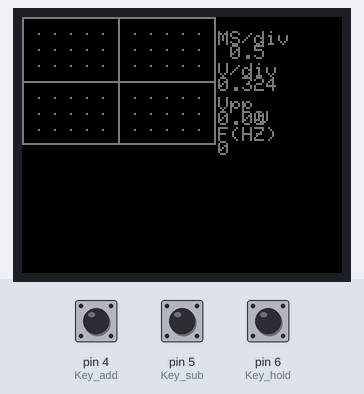
This sketch was run on a simulated Arduino Uno, built with avr-gcc and run on an emulated ATmega328P. Parts: 160×128 colour display. The test bench sets the inputs (shaded band); at power-on: pin 4 (Key_add) HIGH, pin 5 (Key_sub) HIGH, pin 6 (Key_hold) HIGH.

Above: at 2.2 s.
2.3 s: pin 4 (Key_add) pulled LOW for 0.4 s
At 3.5 s:
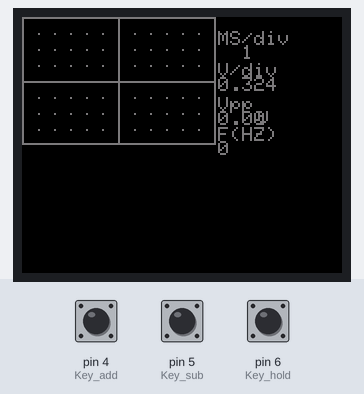
4.2 s: pin 4 (Key_add) pulled LOW for 1 s
Timing chart, 0 to 7.2 s (numbered marks = the images above; inputs shaded):
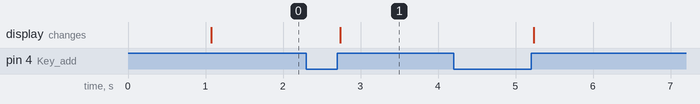

Measured:
- after the input at 2.3 s, the display: changes after 0.44 s (image 1)

The sketch:

nanoOscil.ino
```cpp
#include <TFT.h>
#include <SPI.h>

#define cs 10
#define dc 9
#define rst 8

 int Input = A0;
 int Key_add = 4;
 int Key_sub = 5;
 int Key_hold = 6;
 int x,y;
 int i,i1,i2,V_min,V_max,V_mid,t,t0,t1,sta,Key=5,hold=0;
 long Freq;
 float Vpp;
 int Y[96];
 int Buffer[192];
 TFT screen = TFT(cs, dc, rst);
 char TEXTE[5];

 const uint8_t L[] PROGMEM = {

0x00, 0x00, 0x00, 0x00, 0x00, 0x00, 0x00, 0x00, 0x00, 0x00, 0x00, 0x00, 0x00, 0x00, 0x00, 0x00,
0x00, 0x00, 0x00, 0x00, 0x00, 0x00, 0x00, 0x00, 0x00, 0x00, 0x00, 0x00, 0x00, 0x00, 0x00, 0x00,
0x00, 0x00, 0x00, 0x00, 0x00, 0x00, 0x00, 0x00, 0x00, 0x00, 0x00, 0x00, 0x00, 0x00, 0x00, 0x00,
0x00, 0x00, 0x7F, 0xFF, 0xFF, 0xFF, 0xFF, 0xFF, 0xFF, 0xFF, 0xFF, 0xFF, 0xFF, 0xFE, 0x00, 0x00,
0x00, 0x0F, 0x80, 0x00, 0x00, 0x00, 0x00, 0x00, 0x00, 0x00, 0x00, 0x00, 0x00, 0x01, 0xE0, 0x00,
0x00, 0x30, 0x00, 0x00, 0x00, 0x00, 0x00, 0x00, 0x00, 0x00, 0x00, 0x00, 0x00, 0x00, 0x1C, 0x00,
0x00, 0xC0, 0x00, 0x00, 0x00, 0x00, 0x00, 0x00, 0x00, 0x00, 0x00, 0x00, 0x00, 0x00, 0x03, 0x00,
0x03, 0x00, 0x00, 0x00, 0x00, 0x00, 0x00, 0x00, 0x00, 0x00, 0x00, 0x00, 0x00, 0x00, 0x00, 0x80,
0x04, 0x00, 0x00, 0x00, 0x00, 0x00, 0x00, 0x00, 0x00, 0x00, 0x00, 0x00, 0x00, 0x00, 0x00, 0x60,
0x08, 0x00, 0x00, 0x00, 0x00, 0x00, 0x00, 0x00, 0x00, 0x00, 0x00, 0x00, 0x00, 0x00, 0x00, 0x20,
0x08, 0x00, 0x00, 0x00, 0x00, 0x00, 0x00, 0x00, 0x00, 0x00, 0x00, 0x00, 0x00, 0x00, 0x00, 0x10,
0x10, 0x00, 0x00, 0x00, 0x00, 0x00, 0x00, 0x00, 0x00, 0x00, 0x00, 0x00, 0x00, 0x00, 0x00, 0x10,
0x10, 0x00, 0x00, 0x00, 0x00, 0x00, 0x00, 0x00, 0x00, 0x00, 0x00, 0x00, 0x00, 0x00, 0x00, 0x08,
0x10, 0x00, 0x00, 0x00, 0x00, 0x00, 0x00, 0x00, 0x00, 0x00, 0x00, 0x00, 0x00, 0x00, 0x00, 0x08,
0x10, 0x00, 0x00, 0x00, 0x00, 0x00, 0x00, 0x00, 0x00, 0x00, 0x00, 0x00, 0x00, 0x00, 0x00, 0x08,
0x10, 0x00, 0x00, 0x00, 0xFF, 0xFC, 0x00, 0x00, 0xC0, 0x01, 0x80, 0x60, 0x00, 0x00, 0x00, 0x08,

0x10, 0x00, 0x00, 0x00, 0xFF, 0xFC, 0x00, 0x01, 0xC0, 0x01, 0x80, 0x00, 0x00, 0x00, 0x00, 0x08,
0x10, 0x00, 0x00, 0x03, 0xFF, 0xFF, 0x00, 0x01, 0xE3, 0xDF, 0xB6, 0x6F, 0x8F, 0x00, 0x00, 0x08,
0x10, 0x00, 0x00, 0x03, 0x8F, 0xFF, 0x00, 0x01, 0xE3, 0x1B, 0xB6, 0x6D, 0x9B, 0x80, 0x00, 0x08,
0x10, 0x00, 0x00, 0x03, 0xFF, 0xFF, 0x00, 0x03, 0x33, 0x31, 0xB6, 0x6C, 0xB1, 0x80, 0x00, 0x08,
0x10, 0x00, 0x00, 0x03, 0xFF, 0xFF, 0x00, 0x03, 0xF3, 0x31, 0xB6, 0x6C, 0xB1, 0x80, 0x00, 0x08,
0x10, 0x00, 0x00, 0x03, 0xFF, 0xFF, 0x00, 0x06, 0x33, 0x1B, 0xB6, 0x6C, 0x9B, 0x00, 0x00, 0x08,
0x10, 0x00, 0x00, 0x03, 0xFF, 0xFF, 0x00, 0x06, 0x1B, 0x1F, 0xBE, 0x6C, 0x8F, 0x00, 0x00, 0x08,
0x10, 0x00, 0x00, 0x03, 0xFF, 0xFF, 0x00, 0x00, 0x00, 0x00, 0x00, 0x00, 0x00, 0x00, 0x00, 0x08,
0x10, 0x00, 0x00, 0x03, 0xFF, 0xFF, 0x00, 0x00, 0x00, 0x00, 0x00, 0x00, 0x00, 0x00, 0x00, 0x08,
0x10, 0x00, 0x00, 0x03, 0xFE, 0x00, 0x00, 0x00, 0x00, 0x00, 0x00, 0x00, 0x00, 0x00, 0x00, 0x08,
0x10, 0x00, 0x00, 0x03, 0xFF, 0xF8, 0x00, 0x00, 0x00, 0x00, 0x00, 0x00, 0x00, 0x00, 0x00, 0x08,
0x10, 0x00, 0x00, 0x03, 0xFF, 0xF8, 0x00, 0x00, 0x00, 0x00, 0x00, 0x00, 0x00, 0x00, 0x00, 0x08,
0x10, 0x0C, 0x00, 0x0F, 0xF8, 0x00, 0x00, 0x00, 0x00, 0x00, 0x00, 0x00, 0x00, 0x00, 0x00, 0x08,
0x10, 0x0C, 0x00, 0x0F, 0xFC, 0x00, 0x00, 0x00, 0x00, 0x00, 0x00, 0x00, 0x00, 0x00, 0x00, 0x08,
0x10, 0x0C, 0x00, 0x3F, 0xF8, 0x00, 0x00, 0x00, 0x00, 0x00, 0x00, 0x00, 0x00, 0x00, 0x00, 0x08,
0x10, 0x0E, 0x00, 0xFF, 0xFF, 0x80, 0x00, 0x00, 0x0F, 0x1E, 0x3C, 0xF8, 0xF0, 0x00, 0x00, 0x08,

0x10, 0x0E, 0x01, 0xFF, 0xFF, 0x80, 0x00, 0x00, 0x0D, 0x93, 0x6E, 0xCD, 0x90, 0x00, 0x00, 0x08,
0x10, 0x0F, 0x87, 0xFF, 0xF9, 0x80, 0x00, 0x00, 0x0F, 0x30, 0xC6, 0xCF, 0xF8, 0x00, 0x00, 0x08,
0x10, 0x0F, 0x87, 0xFF, 0xF9, 0x80, 0x00, 0x00, 0x03, 0xB0, 0xC6, 0xCF, 0x00, 0x00, 0x00, 0x08,
0x10, 0x0F, 0xFF, 0xFF, 0xF8, 0x00, 0x00, 0x00, 0x0D, 0x9B, 0x6C, 0xCD, 0xB0, 0x00, 0x00, 0x08,
0x10, 0x0F, 0xFF, 0xFF, 0xF8, 0x00, 0x00, 0x00, 0x07, 0x9E, 0x3C, 0xF9, 0xE0, 0x00, 0x00, 0x08,
0x10, 0x0F, 0xFF, 0xFF, 0xF8, 0x00, 0x00, 0x00, 0x00, 0x00, 0x00, 0xC0, 0x00, 0x00, 0x00, 0x08,
0x10, 0x03, 0xFF, 0xFF, 0xF8, 0x00, 0x00, 0x00, 0x00, 0x00, 0x00, 0xC0, 0x00, 0x00, 0x00, 0x08,
0x10, 0x03, 0xFF, 0xFF, 0xE0, 0x00, 0x00, 0x00, 0x00, 0x00, 0x00, 0x00, 0x00, 0x00, 0x00, 0x08,
0x10, 0x00, 0xFF, 0xFF, 0xE0, 0x00, 0x00, 0x00, 0x00, 0x00, 0x00, 0x00, 0x00, 0x00, 0x00, 0x08,
0x10, 0x00, 0xFF, 0xFF, 0xE0, 0x00, 0x00, 0x00, 0x00, 0x00, 0x00, 0x00, 0x00, 0x00, 0x00, 0x08,
0x10, 0x00, 0x7F, 0xFF, 0x80, 0x00, 0x00, 0x00, 0x00, 0x00, 0x00, 0x00, 0x00, 0x00, 0x00, 0x08,
0x10, 0x00, 0x3F, 0xFF, 0x80, 0x00, 0x00, 0x00, 0x00, 0x00, 0x00, 0x00, 0x00, 0x00, 0x00, 0x08,
0x10, 0x00, 0x1F, 0xFF, 0x00, 0x00, 0x00, 0x00, 0x00, 0x00, 0x00, 0x00, 0x00, 0x00, 0x00, 0x08,
0x10, 0x00, 0x07, 0xCF, 0x00, 0x00, 0x00, 0x00, 0x00, 0x00, 0x00, 0x00, 0x00, 0x00, 0x00, 0x08,
0x10, 0x00, 0x07, 0xCF, 0x00, 0x00, 0x00, 0x00, 0x00, 0x00, 0x00, 0x00, 0x00, 0x00, 0x00, 0x08,
0x10, 0x00, 0x07, 0x83, 0x00, 0x00, 0x00, 0x00, 0x00, 0x00, 0x00, 0x00, 0x00, 0x00, 0x00, 0x08,

0x10, 0x00, 0x07, 0x83, 0x00, 0x00, 0x00, 0x00, 0x00, 0x00, 0x00, 0x00, 0x00, 0x00, 0x00, 0x08,
0x10, 0x00, 0x06, 0x03, 0x00, 0x00, 0x00, 0x00, 0x00, 0x00, 0x00, 0x00, 0x00, 0x00, 0x00, 0x08,
0x10, 0x00, 0x07, 0x83, 0x80, 0x00, 0x00, 0x00, 0x00, 0x00, 0x00, 0x00, 0x00, 0x00, 0x00, 0x08,
0x10, 0x00, 0x07, 0x83, 0xC0, 0x00, 0x00, 0x00, 0x00, 0x00, 0x00, 0x00, 0x00, 0x00, 0x00, 0x08,
0x10, 0x00, 0x00, 0x00, 0x00, 0x00, 0x00, 0x00, 0x00, 0x00, 0x00, 0x00, 0x00, 0x00, 0x00, 0x10,
0x08, 0x00, 0x00, 0x00, 0x00, 0x00, 0x00, 0x00, 0x00, 0x00, 0x00, 0x00, 0x00, 0x00, 0x00, 0x10,
0x04, 0x00, 0x00, 0x00, 0x00, 0x00, 0x00, 0x00, 0x00, 0x00, 0x00, 0x00, 0x00, 0x00, 0x00, 0x20,
0x02, 0x00, 0x00, 0x00, 0x00, 0x00, 0x00, 0x00, 0x00, 0x00, 0x00, 0x00, 0x00, 0x00, 0x00, 0x40,
0x01, 0x80, 0x00, 0x00, 0x00, 0x00, 0x00, 0x00, 0x00, 0x00, 0x00, 0x00, 0x00, 0x00, 0x01, 0x80,
0x00, 0x60, 0x00, 0x00, 0x00, 0x00, 0x00, 0x00, 0x00, 0x00, 0x00, 0x00, 0x00, 0x00, 0x0E, 0x00,
0x00, 0x1E, 0x00, 0x00, 0x00, 0x00, 0x00, 0x00, 0x00, 0x00, 0x00, 0x00, 0x00, 0x00, 0x70, 0x00,
0x00, 0x01, 0xFF, 0xFF, 0xFF, 0xFF, 0xFF, 0xFF, 0xFF, 0xFF, 0xFF, 0xFF, 0xFF, 0xFF, 0x80, 0x00,
0x00, 0x00, 0x00, 0x00, 0x00, 0x00, 0x00, 0x00, 0x00, 0x00, 0x00, 0x00, 0x00, 0x00, 0x00, 0x00,
0x00, 0x00, 0x00, 0x00, 0x00, 0x00, 0x00, 0x00, 0x00, 0x00, 0x00, 0x00, 0x00, 0x00, 0x00, 0x00,
0x00, 0x00, 0x00, 0x00, 0x00, 0x00, 0x00, 0x00, 0x00, 0x00, 0x00, 0x00, 0x00, 0x00, 0x00, 0x00,
0x00, 0x00, 0x00, 0x00, 0x00, 0x00, 0x00, 0x00, 0x00, 0x00, 0x00, 0x00, 0x00, 0x00, 0x00, 0x00


};

 void setup( )
 {
   Serial.begin(1000000);

   pinMode(Key_add,INPUT);
   digitalWrite(Key_add,HIGH);
   pinMode(Key_sub,INPUT);
   digitalWrite(Key_sub,HIGH);
   pinMode(Key_hold,INPUT);
   digitalWrite(Key_hold,HIGH);
   ADMUX=0x60;
   ADCSRA=0xe2;
   screen.begin();

   screen.background(0,0,0);
   screen.stroke(122, 122, 122);

   /*
   screen.setFont(screen_font_5x7);
    screen.firstPage();
   do {
    screen.drawBitmapP( 0, 0, 16, 64, L);
    } while( screen.nextPage() );

    */

   delay(1000);
 }

void loop( )
 {
   sample( );
   Measure( );
   Transform( );
   Key_scan( );
   if(hold==0) // when not on hold
   {
     draw( );
     delay(300);
   }

 }

 void sample( )
{  for(i = 0;i < 192;i++)
   {
    Buffer[i] = ADCH;
    switch(Key)
     {
       case 1:
       break;
       case 2:
       delayMicroseconds(4);
       break;
       case 3:
       delayMicroseconds(10);
       break;
       case 4:
       delayMicroseconds(23);
       break;
       case 5:
       delayMicroseconds(60);
       break;
       case 6:
       delayMicroseconds(123);
       break;
       case 7:
       delayMicroseconds(248);
       break;
       case 8:
       delayMicroseconds(623);
       break;
       case 9:
       delayMicroseconds(1247);
       break;
       default:break;
     }
   }
}

void Measure()
{
  V_max=Buffer[0];
  V_min=Buffer[0];

  for(i=0;i<192;i++)  {
    if(Buffer[i]>V_max)
      V_max=Buffer[i];
    if(Buffer[i]<V_min)
      V_min=Buffer[i];
  }

  V_mid=(V_max+V_min)/2;
  Vpp=(V_max-V_min)*5/255; // measure come from ADCH so max value is 255

  //find rising edge
  for(i=0;i<97;i++)  {
    if(Buffer[i]<V_mid && Buffer[i+1]>=V_mid) {
      i1=i;
      break;
    }
  }

  //find next rising edge
  for(i=i1+1;i<98+i1;i++) {
    if(Buffer[i]<V_mid && Buffer[i+1]>=V_mid) {
      i2=i;
      break;
    }
  }

  t=i2-i1;
  if(t>0)
    Freq=8000/t;
  else
    Freq=0;
}

 void Transform( )
{
//  find rising endge and save it index in sta variable
  for(sta=0;sta<96;sta++){
    if(Buffer[sta]<128 && Buffer[sta+2]>128)
      break;
  }

  for(i = 0;i < 96;i++)               // measure come from ADCH so max value is 255, divide by 4 to get 0-64 range
    Y[i] =  63-(Buffer[i+sta]>>2);     // screen Y position starts from 0 on top so substract 63
}                                    // as  y =64 is signal equal to 0 and y = 0 is 5v

void draw( )
{
  screen.background(0,0,0);

//draw measured values
  for(x = 0;x < 93;x++)  // 93 instead of 95 to offset graph from left border line by 2 pixels (x+2)
    if(abs(Y[x+1] - Y[x]) < 3)
      screen.line(x+2,Y[x],x+1+2,Y[x+1]);
    else
      screen.line(x+2,Y[x],x+2,Y[x+1]);

  screen.rect(0,0,97,64);// outline

  screen.line(48,0,48,63); //vertical middle line
  screen.line(0,32,96,32); // horizontal line

//div marks?
//  for(x=0;x<96;x+=8)
//    screen.line(x,31,x,33);
//  for(y=0;y<64;y+=8)
//    screen.line(47,y,49,y);

  // draw divisions
  for(x=8;x<96;x+=8){
    for(y=8;y<64;y+=8)
      screen.point(x,y);
  }

   screen.text("MS/div",98,7);
   screen.text("V/div", 98,23);
   screen.text("0.324",98,30);
   screen.text("Vpp", 98,40);

   String(Vpp).toCharArray(TEXTE,5);
   screen.text(TEXTE, 98, 47);

   screen.text("V",118,47);
   screen.text("F(HZ)", 98,55);

   switch(Key)
   {
        case  1:
        screen.text("0.02", 98,14);

        String(Freq*50).toCharArray(TEXTE,5);
        screen.text(TEXTE, 98, 62);
        break;

        case  2:
        screen.text("0.05",98,14);
        String(Freq*20).toCharArray(TEXTE,5);
        screen.text(TEXTE, 98, 62);
        break;

        case  3:
        screen.text(" 0.1", 98,14);
        String(Freq*10).toCharArray(TEXTE,5);
        screen.text(TEXTE, 98, 62);
        break;

        case  4:
        screen.text(" 0.2", 98,14);
        String(Freq*5).toCharArray(TEXTE,5);
        screen.text(TEXTE, 98, 62);
        break;

        case  5:
        screen.text(" 0.5", 98,14);
        String(Freq*2).toCharArray(TEXTE,5);
        screen.text(TEXTE, 98, 62);
        break;

       case  6:
        screen.text("  1", 98,14);
        String(Freq).toCharArray(TEXTE,5);
        screen.text(TEXTE, 98, 62);
        break;

       case  7:
        screen.text("  2",98,14);
        String(Freq/2).toCharArray(TEXTE,5);
        screen.text(TEXTE, 98, 62);
        break;

       case  8:
        screen.text("  5",98,14);
        /*
        String(Freq/5).toCharArray(TEXTE,5);
        screen.text(TEXTE, 98, 62);
        */
        break;

        case  9:
        screen.text(" 10",98,14);
        String(Freq/10).toCharArray(TEXTE,5);
        screen.text(TEXTE, 98, 62);
        break;

      default:
        break;
     }
}


void Key_scan()
{
 if(digitalRead(Key_add)==LOW)
  {
    while(digitalRead(Key_add)==LOW);
    Key++;
    if(Key==10) Key=9;
    draw();

    delay(10);
  } else if (digitalRead(Key_sub)==LOW) {
    while(digitalRead(Key_sub)==LOW);
    Key--;
    if(Key==0) Key=1;

    draw();
    delay(10);
  } else if (digitalRead(Key_hold)==LOW) {
    while(digitalRead(Key_hold)==LOW);
    Serial.println("HOLD");
//    for(int i = 0; i < 192; i++){
//      Serial.print(Buffer[i]);
    for(x = 0;x < 95;x++)  {
      Serial.print(Y[x]);
      Serial.print(",");
    }
    Serial.println();

    hold=~hold;
    delay(10);
  }
}
```
